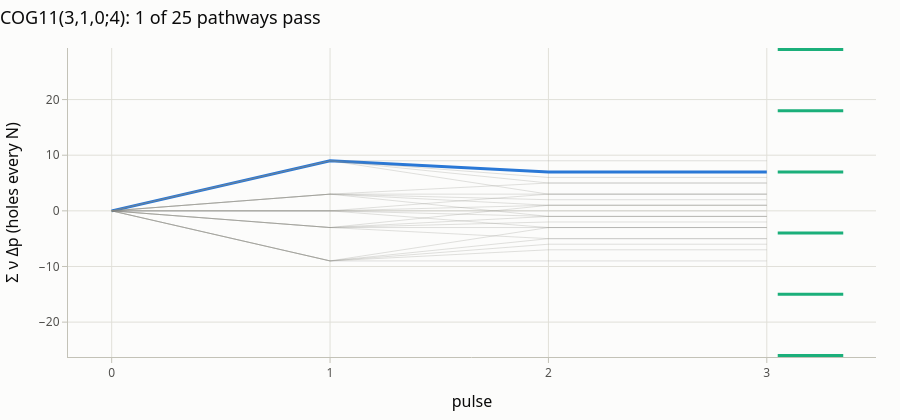

The notebook cell saved with this chart:
### Code cell
from ctps.plot import plot_selection_diagram

plot_selection_diagram(
    PhaseCycle.cogwheel(11, [3, 1, 0], 4), Sequence.simple(3, 3, orders=[-3, -1, 0, 1, 3]), wanted=[(0, 3, 1, -1)]
)

### Figure 1 — Plotly figure (JSON) as saved in the notebook; plotly's stock layout.template omitted (floating-point values rounded to 4 significant figures)
{"data": [{"hovertemplate": "0,3,1,-1: phase index 7<extra></extra>", "line": {"color": "#2a78d6", "width": 3}, "mode": "lines", "opacity": 1.0, "showlegend": false, "x": [0, 1, 2, 3], "y": [0, 9, 7, 7], "type": "scatter"}, {"hovertemplate": "0,-3,-3,-1: phase index -9<extra></extra>", "line": {"color": "#898781", "width": 1}, "mode": "lines", "opacity": 0.25, "showlegend": false, "x": [0, 1, 2, 3], "y": [0, -9, -9, -9], "type": "scatter"}, {"hovertemplate": "0,-3,-1,-1: phase index -7<extra></extra>", "line": {"color": "#898781", "width": 1}, "mode": "lines", "opacity": 0.25, "showlegend": false, "x": [0, 1, 2, 3], "y": [0, -9, -7, -7], "type": "scatter"}, {"hovertemplate": "0,-3,0,-1: phase index -6<extra></extra>", "line": {"color": "#898781", "width": 1}, "mode": "lines", "opacity": 0.25, "showlegend": false, "x": [0, 1, 2, 3], "y": [0, -9, -6, -6], "type": "scatter"}, {"hovertemplate": "0,-3,1,-1: phase index -5<extra></extra>", "line": {"color": "#898781", "width": 1}, "mode": "lines", "opacity": 0.25, "showlegend": false, "x": [0, 1, 2, 3], "y": [0, -9, -5, -5], "type": "scatter"}, {"hovertemplate": "0,-3,3,-1: phase index -3<extra></extra>", "line": {"color": "#898781", "width": 1}, "mode": "lines", "opacity": 0.25, "showlegend": false, "x": [0, 1, 2, 3], "y": [0, -9, -3, -3], "type": "scatter"}, {"hovertemplate": "0,-1,-3,-1: phase index -5<extra></extra>", "line": {"color": "#898781", "width": 1}, "mode": "lines", "opacity": 0.25, "showlegend": false, "x": [0, 1, 2, 3], "y": [0, -3, -5, -5], "type": "scatter"}, {"hovertemplate": "0,-1,-1,-1: phase index -3<extra></extra>", "line": {"color": "#898781", "width": 1}, "mode": "lines", "opacity": 0.25, "showlegend": false, "x": [0, 1, 2, 3], "y": [0, -3, -3, -3], "type": "scatter"}, {"hovertemplate": "0,-1,0,-1: phase index -2<extra></extra>", "line": {"color": "#898781", "width": 1}, "mode": "lines", "opacity": 0.25, "showlegend": false, "x": [0, 1, 2, 3], "y": [0, -3, -2, -2], "type": "scatter"}, {"hovertemplate": "0,-1,1,-1: phase index -1<extra></extra>", "line": {"color": "#898781", "width": 1}, "mode": "lines", "opacity": 0.25, "showlegend": false, "x": [0, 1, 2, 3], "y": [0, -3, -1, -1], "type": "scatter"}, {"hovertemplate": "0,-1,3,-1: phase index 1<extra></extra>", "line": {"color": "#898781", "width": 1}, "mode": "lines", "opacity": 0.25, "showlegend": false, "x": [0, 1, 2, 3], "y": [0, -3, 1, 1], "type": "scatter"}, {"hovertemplate": "0,0,-3,-1: phase index -3<extra></extra>", "line": {"color": "#898781", "width": 1}, "mode": "lines", "opacity": 0.25, "showlegend": false, "x": [0, 1, 2, 3], "y": [0, 0, -3, -3], "type": "scatter"}, {"hovertemplate": "0,0,-1,-1: phase index -1<extra></extra>", "line": {"color": "#898781", "width": 1}, "mode": "lines", "opacity": 0.25, "showlegend": false, "x": [0, 1, 2, 3], "y": [0, 0, -1, -1], "type": "scatter"}, {"hovertemplate": "0,0,0,-1: phase index 0<extra></extra>", "line": {"color": "#898781", "width": 1}, "mode": "lines", "opacity": 0.25, "showlegend": false, "x": [0, 1, 2, 3], "y": [0, 0, 0, 0], "type": "scatter"}, {"hovertemplate": "0,0,1,-1: phase index 1<extra></extra>", "line": {"color": "#898781", "width": 1}, "mode": "lines", "opacity": 0.25, "showlegend": false, "x": [0, 1, 2, 3], "y": [0, 0, 1, 1], "type": "scatter"}, {"hovertemplate": "0,0,3,-1: phase index 3<extra></extra>", "line": {"color": "#898781", "width": 1}, "mode": "lines", "opacity": 0.25, "showlegend": false, "x": [0, 1, 2, 3], "y": [0, 0, 3, 3], "type": "scatter"}, {"hovertemplate": "0,1,-3,-1: phase index -1<extra></extra>", "line": {"color": "#898781", "width": 1}, "mode": "lines", "opacity": 0.25, "showlegend": false, "x": [0, 1, 2, 3], "y": [0, 3, -1, -1], "type": "scatter"}, {"hovertemplate": "0,1,-1,-1: phase index 1<extra></extra>", "line": {"color": "#898781", "width": 1}, "mode": "lines", "opacity": 0.25, "showlegend": false, "x": [0, 1, 2, 3], "y": [0, 3, 1, 1], "type": "scatter"}, {"hovertemplate": "0,1,0,-1: phase index 2<extra></extra>", "line": {"color": "#898781", "width": 1}, "mode": "lines", "opacity": 0.25, "showlegend": false, "x": [0, 1, 2, 3], "y": [0, 3, 2, 2], "type": "scatter"}, {"hovertemplate": "0,1,1,-1: phase index 3<extra></extra>", "line": {"color": "#898781", "width": 1}, "mode": "lines", "opacity": 0.25, "showlegend": false, "x": [0, 1, 2, 3], "y": [0, 3, 3, 3], "type": "scatter"}, {"hovertemplate": "0,1,3,-1: phase index 5<extra></extra>", "line": {"color": "#898781", "width": 1}, "mode": "lines", "opacity": 0.25, "showlegend": false, "x": [0, 1, 2, 3], "y": [0, 3, 5, 5], "type": "scatter"}, {"hovertemplate": "0,3,-3,-1: phase index 3<extra></extra>", "line": {"color": "#898781", "width": 1}, "mode": "lines", "opacity": 0.25, "showlegend": false, "x": [0, 1, 2, 3], "y": [0, 9, 3, 3], "type": "scatter"}, {"hovertemplate": "0,3,-1,-1: phase index 5<extra></extra>", "line": {"color": "#898781", "width": 1}, "mode": "lines", "opacity": 0.25, "showlegend": false, "x": [0, 1, 2, 3], "y": [0, 9, 5, 5], "type": "scatter"}, {"hovertemplate": "0,3,0,-1: phase index 6<extra></extra>", "line": {"color": "#898781", "width": 1}, "mode": "lines", "opacity": 0.25, "showlegend": false, "x": [0, 1, 2, 3], "y": [0, 9, 6, 6], "type": "scatter"}, {"hovertemplate": "0,3,3,-1: phase index 9<extra></extra>", "line": {"color": "#898781", "width": 1}, "mode": "lines", "opacity": 0.25, "showlegend": false, "x": [0, 1, 2, 3], "y": [0, 9, 9, 9], "type": "scatter"}], "layout": {"shapes": [{"line": {"color": "#1baf7a", "width": 3}, "type": "line", "x0": 3.05, "x1": 3.35, "y0": -26, "y1": -26}, {"line": {"color": "#1baf7a", "width": 3}, "type": "line", "x0": 3.05, "x1": 3.35, "y0": -15, "y1": -15}, {"line": {"color": "#1baf7a", "width": 3}, "type": "line", "x0": 3.05, "x1": 3.35, "y0": -4, "y1": -4}, {"line": {"color": "#1baf7a", "width": 3}, "type": "line", "x0": 3.05, "x1": 3.35, "y0": 7, "y1": 7}, {"line": {"color": "#1baf7a", "width": 3}, "type": "line", "x0": 3.05, "x1": 3.35, "y0": 18, "y1": 18}, {"line": {"color": "#1baf7a", "width": 3}, "type": "line", "x0": 3.05, "x1": 3.35, "y0": 29, "y1": 29}], "font": {"family": "system-ui, -apple-system, \"Segoe UI\", Roboto, sans-serif", "color": "#0b0b0b", "size": 13}, "margin": {"l": 64, "r": 24, "t": 48, "b": 56}, "title": {"text": "COG11(3,1,0;4): 1 of 25 pathways pass", "x": 0}, "xaxis": {"tickfont": {"color": "#52514e", "size": 12}, "title": {"text": "pulse"}, "showgrid": true, "gridcolor": "#e1e0d9", "zeroline": false, "showline": true, "linecolor": "#c3c2b7", "ticks": "outside", "tickcolor": "#c3c2b7", "dtick": 1, "range": [-0.2, 3.5]}, "yaxis": {"tickfont": {"color": "#52514e", "size": 12}, "title": {"text": "Σ ν Δp (holes every N)"}, "showgrid": true, "gridcolor": "#e1e0d9", "zeroline": false, "showline": true, "linecolor": "#c3c2b7", "ticks": "outside", "tickcolor": "#c3c2b7"}, "height": 420, "paper_bgcolor": "#fcfcfb", "plot_bgcolor": "#fcfcfb", "showlegend": false}}
